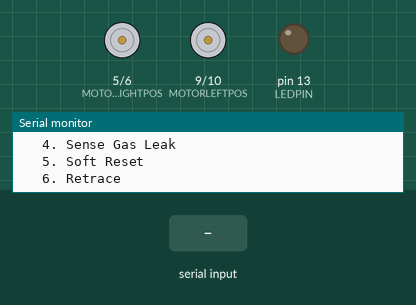
The sketch below on a simulated Arduino Uno, built with avr-gcc and run on an emulated ATmega328P. Parts: motor-driver pin pairs drawn as motors (green arrow = first pin HIGH = forward, orange = second pin HIGH = backward, longer = more drive), output pins drawn as LEDs (lit = HIGH), the last lines printed to the serial monitor. The inputs (shaded band) are chosen by the test bench.

Above: at 1.2 s.
1.3 s: byte 54 (RETRACE) received over Serial
At 2.3 s:
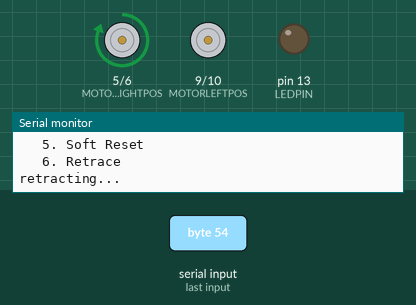
4.3 s: byte 102 (FORWARD) received over Serial
At 6.5 s:
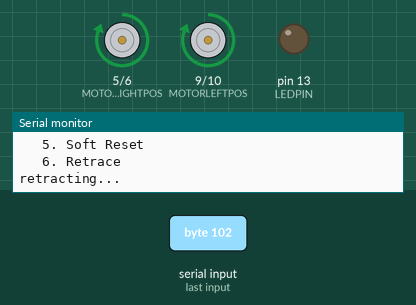
6.8 s: byte 114 (RIGHT) received over Serial
At 7.7 s:
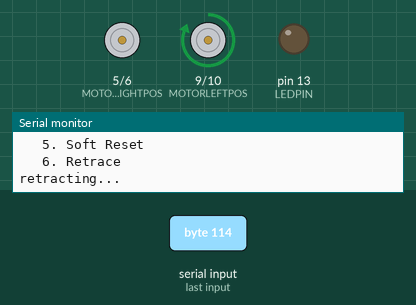
8.3 s: byte 98 (REVERSE) received over Serial
At 8.8 s:
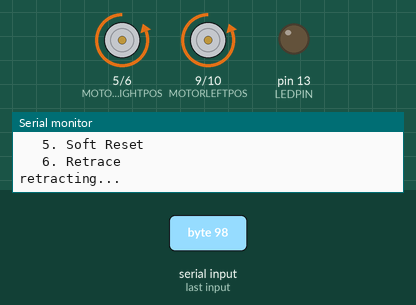
Timing chart, 0 to 11.3 s (numbered marks = the images above; inputs shaded):
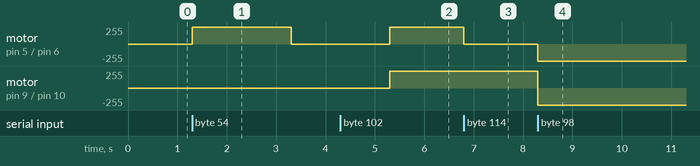

Measured:
- after the input at 1.3 s, motor on pin 5 (MOTORRIGHTPOS) / pin 6 (MOTORRIGHTNEG): stopped → forward 255/255 at once, → stopped 2.0 s later
- after the input at 4.3 s, motor on pin 5 (MOTORRIGHTPOS) / pin 6 (MOTORRIGHTNEG), motor on pin 9 (MOTORLEFTPOS) / pin 10 (MOTORLEFTNEG): stopped → forward 255/255 after 1.0 s
- after the input at 6.8 s, motor on pin 5 (MOTORRIGHTPOS) / pin 6 (MOTORRIGHTNEG): forward 255/255 → stopped at once
- after the input at 8.3 s, motor on pin 5 (MOTORRIGHTPOS) / pin 6 (MOTORRIGHTNEG): stopped → backward 255/255 at once; motor on pin 9 (MOTORLEFTPOS) / pin 10 (MOTORLEFTNEG): forward 255/255 → backward 255/255 at once

The sketch:

rev2_22_05_2014.ino
```cpp
// avr-libc library includes
#include <avr/io.h>
#include <avr/interrupt.h>

// define simple names for I/P & O/P pins
#define MOTORLEFTPOS 9
#define MOTORLEFTNEG 10
#define MOTORRIGHTPOS 5
#define MOTORRIGHTNEG 6
// pins free 4,11,12
#define IR1 4
#define IR2 11
#define IR3 12
// pins 2 & 3 are also interrupts
#define PIRPIN 7 		// assign PIR Sensor output to PIN 8
#define GASPIN 8 		// assign MQ6 Sensor output to PIN 12
#define LEDPIN 13 		// built-in LED on PIN 13

// define easier names/labels for serial commands sent from the BotConnect Android app
#define AUTOSENSE 49            // DEC 1 for toggling autosense == ASCII 49
#define STOPMOTOR 50            // DEC 2 for stopping motors == ASCII 50
#define FORWARD 102             // DEC 'f' for forward == ASCII 102
#define REVERSE 98              // DEC 'b' for back/reverse == ASCII 98
#define RIGHT 114               // DEC 'r' for right == ASCII 114
#define LEFT 108                // DEC 'l' for left == ASCII 108
#define PIR_SENSE 51            // ASCII 51 for sensing PIR o/p
#define GAS_SENSE 52            // ASCII 52 for sensing gas o/p
#define SOFTRESET 53
#define RETRACE 54

byte byteRead=0; 			// buffer for serial input. Int0=pin2, Int1=Pin3
int seconds = 0;
int count = 0;
volatile int autoSense = 0;     // used w/ interrupt. Needs to be volatile for CPU to poll this regularly
int elapsedTime = 0;
int repath[256];
int reTime[256] = {0};
int j;
int i=0;

// run on start/reset
void setup()
{
	Serial.begin(9600);           // set baud rate at 9600
	Serial.write("\nPower On\n");
	Serial.write("\nPlease enter:\n\t 1. Toggle Autosense\n\t 2. Stop motor\n\t 3. Sense PIR\n\t 4. Sense Gas Leak\n\t 5. Soft Reset\n\t 6. Retrace\n");

	pinMode(MOTORRIGHTPOS, OUTPUT);  // assign all 4 motors as output
	pinMode(MOTORRIGHTNEG, OUTPUT);
	pinMode(MOTORLEFTPOS, OUTPUT);
	pinMode(MOTORLEFTNEG, OUTPUT);
	pinMode(PIRPIN, INPUT);       // assign PIN as INPUT, to read PIR's output
	pinMode(GASPIN, INPUT);       // assign PIN as INPUT, to read MQ6's output
	pinMode(LEDPIN, OUTPUT);      // LED is output

        timer1_init();
}

void timer1_init()
{
        // initialize Timer1
	cli();          // disable global interrupts
	TCCR1A = 0;     // set entire TCCR1A register to 0
	TCCR1B = 0;     // same for TCCR1B

        // set compare match register to desired timer count:
	OCR1A = 15624;  // 15264 is value for 1 second. See: http://www.engblaze.com/microcontroller-tutorial-avr-and-arduino-timer-interrupts/
        // turn on CTC mode:
	TCCR1B |= (1 << WGM12);
	// Set CS10 and CS12 bits for 1024 prescaler:
	TCCR1B |= (1 << CS10);
	TCCR1B |= (1 << CS12);
        // enable timer compare interrupt:
	TIMSK1 |= (1 << OCIE1A);
        // enable global interrupts:
	sei();
}

void runMotor(int rightPos, int rightNeg, int leftPos, int leftNeg)
{
  	digitalWrite(MOTORRIGHTPOS, rightPos);
	digitalWrite(MOTORRIGHTNEG, rightNeg);
	digitalWrite(MOTORLEFTPOS, leftPos);
	digitalWrite(MOTORLEFTNEG, leftNeg);
}

void softReset()
// Restarts program from beginning but does not reset the peripherals and registers
{
  asm volatile ("  jmp 0");
}

void pirSensor()
{
	// glow LED if output of PIR is high
	if(digitalRead(PIRPIN))
	{
		digitalWrite(LEDPIN, HIGH);
		Serial.write("\nHuman detected! Say hi. ;)");
	}
	else
	{
		digitalWrite(LEDPIN, LOW);
		Serial.write("\nHuman absent. :(");
	}
}

void gasSensor()
{
        // glow LED if output of GASPIN is high
	if(digitalRead(GASPIN))
	{
		digitalWrite(LEDPIN, HIGH);
		Serial.write("\nOMG! Gas leak. Run for your lives. :P");
	}
	else
	{
		digitalWrite(LEDPIN, LOW);
		Serial.write("\nZzzz... no gas leak detected.");
	}
}

void loop()
{
	while(Serial.available())
	{
		// read serial input into buffer
		byteRead = Serial.read();
		switch(byteRead)
		{
		case AUTOSENSE: // DEC 1 = ASCII 49
			Serial.write("\nAuto Sense toggled");
                        autoSense = !autoSense;
			break;
		case STOPMOTOR: // DEC 2 = ASCII 50
                        runMotor(LOW,LOW,LOW,LOW);
                        break;
		case PIR_SENSE: // DEC 3 == ASCII 51
			// call PIR sensor method to check for human
			pirSensor();
			break;
		case GAS_SENSE: // DEC 4 == ASCII 52
                        // call LPG detector method to check for gas leak
			gasSensor();
			break;
		case FORWARD: // DEC 'f' for forward == ASCII 102
                        runMotor(HIGH,LOW,HIGH,LOW);
                        runMotor(HIGH,LOW,HIGH,LOW);
                        repath[i]=1;
                        reTime[i+1]=elapsedTime-reTime[i];
                        i++;
			break;
		case LEFT: // DEC 'l' for left == ASCII 108
                        runMotor(HIGH,LOW,LOW,LOW);
                        repath[i]=4;
                        reTime[i+1]=elapsedTime-reTime[i];
                        i++;
			break;
		case RIGHT: // DEC 'r' for right == ASCII 114
                        runMotor(LOW,LOW,HIGH,LOW);
                        repath[i]=2;
                        reTime[i+1]=elapsedTime-reTime[i];
                        i++;
			break;
		case REVERSE: // DEC 'b' for back/reverse == ASCII 98
                        runMotor(LOW,HIGH,LOW,HIGH);
                        repath[i]=3;
                        reTime[i+1]=elapsedTime-reTime[i];
                        i++;
			break;
                case SOFTRESET: // does not reset hardware and pins; only program
                        softReset();
                        break;
		case RETRACE: // DEC 1 = ASCII 49
                             Serial.write("\n\nretracting...\n\n");
                             runMotor(HIGH,LOW,LOW,LOW);
                             delay(2000);
                             runMotor(LOW,LOW,LOW,LOW);
                             delay(2000);
                             for(j=i-1;j>-1;j--)
                             {
                               Serial.print(repath[j]);
                               Serial.write("\n");
                               switch(repath[j])
                               {
                                 case 1: runMotor(HIGH,LOW,HIGH,LOW);
                                         break;
                                 case 4: runMotor(LOW,LOW,HIGH,LOW);
                                         break;
                                 case 3: runMotor(LOW,HIGH,LOW,HIGH);
                                         break;
                                 case 2: runMotor(HIGH,LOW,LOW,LOW);
                                         break;
                               }
                               delay(reTime[j+1]*1000);
                             }
                             break;
		default: // other input value entered
			Serial.write("\nError. You entered: ");
			Serial.write(byteRead);
			// Serial.print(byteRead); // prints AS
			break;
		}
	}
}


ISR(TIMER1_COMPA_vect)
{
    elapsedTime++;
/*    seconds++;         // keep overall track of elapsed time
    count++;
    // using to sense PIR/GAS outputs every 10 seconds
    if((count == 10) && (autoSense == 1))
    {
      count = 0;       // reset count
      gasSensor();
      pirSensor();
    }
*/
}
```
